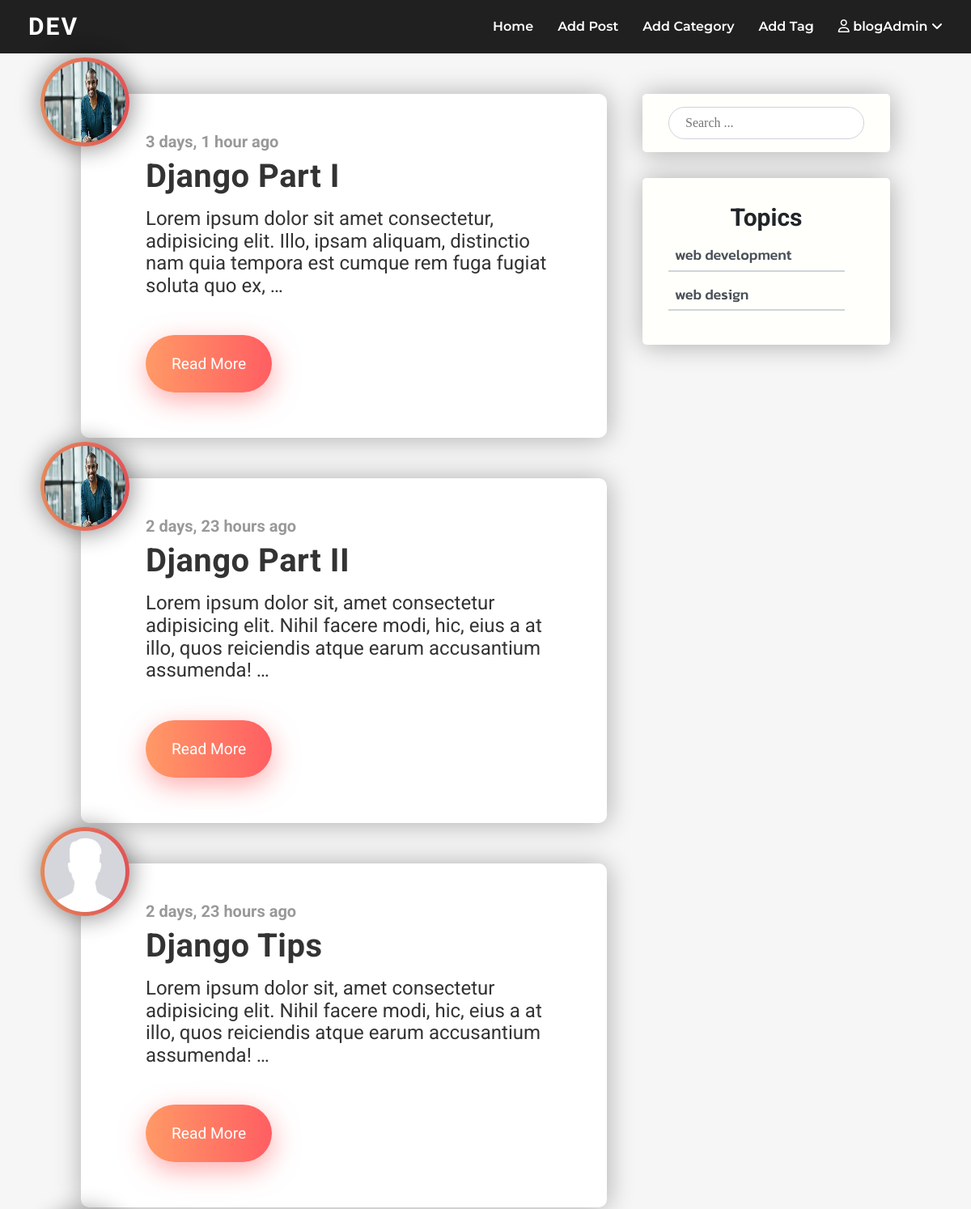
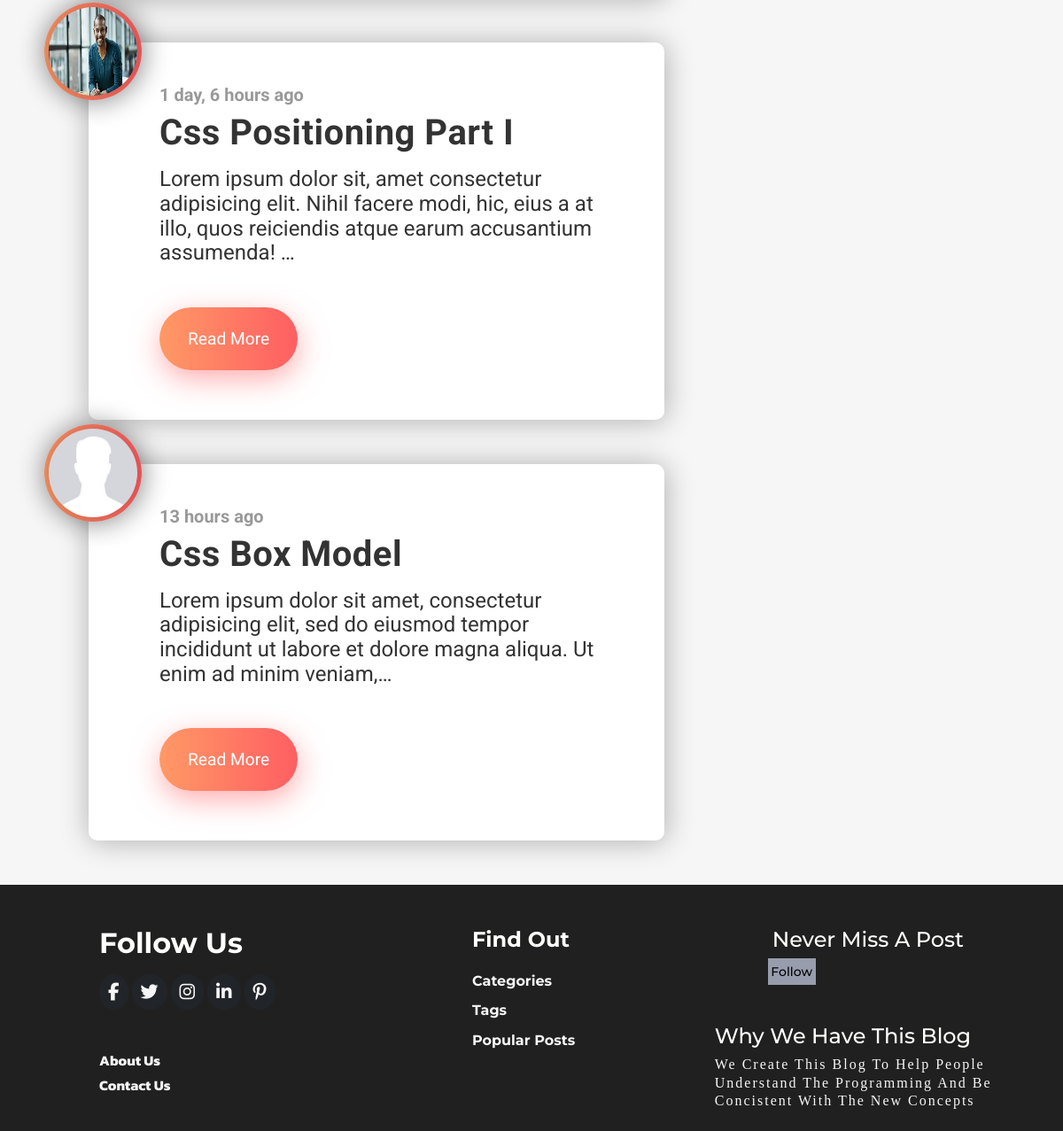
The page /posts/ (signed in) on the database its author committed (2 pictures, top to bottom).
### posts/models.py (models this page shows, shortened)
class Posts(models.Model):
    author= models.ForeignKey(User, on_delete=models.CASCADE, related_name="author")
    title= models.CharField(max_length=200)
    content= models.TextField()
    image= models.ImageField(upload_to='post_image/', null=True, blank=True)
    slug= models.SlugField(null=True, blank=True)
    tags= models.ManyToManyField('Tags')
    category= models.ForeignKey('Categories', on_delete=models.CASCADE)
    created_at= models.DateTimeField(default=timezone.now)
    updated_at= models.DateTimeField(default=timezone.now)
    likes= models.ManyToManyField(User, default=None, blank=True, related_name="likes")
    dislikes= models.ManyToManyField(User, default=None, blank=True, related_name="dislikes")
    favourites= models.ManyToManyField(User, blank=True, related_name="favourites")
    class Meta:
        verbose_name= "Article"
        verbose_name_plural= "Articles"

class Categories(models.Model):
    category_name= models.CharField(max_length=50)
    slug= models.SlugField(null=True, blank=True)
    class Meta:
        verbose_name= "Category"
        verbose_name_plural= "Categories"

### users/models.py (models this page shows, shortened)
class Profile(models.Model):
    GENDER_CHOICES= [
        ('MALE' , 'Male'),
        ('FEMALE' , 'Female'),
        ('OTHER' , 'Other'),
    ]
    user= models.OneToOneField(User, on_delete=models.CASCADE)
    avatar= models.ImageField(upload_to= 'user/', blank=True, null=True)
    bio= models.TextField(blank=True, null=True)
    location= models.CharField(max_length=120, blank=True, null=True)
    birthdate= models.DateField(blank=True, null=True)
    gender= models.CharField(max_length=120, choices=GENDER_CHOICES, blank=True, null=True)
    mobile= models.CharField(max_length=120, blank=True, null=True)
    age= models.IntegerField(blank=True, null=True)
    created_at= models.DateTimeField(default=timezone.now)
    updated_at= models.DateTimeField(default=timezone.now)
    class Meta:
        verbose_name= "Profile"
        verbose_name_plural= "Profiles"

### posts/views.py (the view)
# urls.py: path('', PostListingsView.as_view(), name="post_listings"),                      # Post Listings
class PostListingsView(LoginRequiredMixin, ListView):
    model = Posts
    template_name = "posts/post_listings.html"
    paginate_by = 6                    # each page must have 6 items.
    def get_context_data(self, **kwargs):
        context = super().get_context_data(**kwargs)
        context['articles'] = Posts.objects.all()
        context['categories'] = Categories.objects.all()
        return context

### project/templates/posts/post_listings.html (shortened to what this page needs)
{% extends 'base.html' %}
{% load static %}
{% load humanize %}
{% block content %}
<section class="post">
    <div class="content">
      {% for article in articles %}
        <div class="post-card">
            <div class="img">
                {% if article.author.profile.avatar %}
                <img src="{{ article.author.profile.avatar.url }}" alt="User Image">
                {% else %}
                <img src="{% static 'img/add-profile.jfif' %}" alt="User Image">
                {% endif %}
            </div>
            <div class="text">
                <h3 class="date">{{ article.created_at |naturaltime }}</h3>
                <h1 class="title">{{ article.title }}</h1>
                <p class="body">
                    {{ article.content |truncatechars:150 }}
                </p>
            </div>
            <a href="{% url 'posts:post_detail' article.slug %}" class="btn">Read More</a>
        </div>
        {% endfor %}
    </div>
    <div class="side-bar">
        <div class="search">
            <form action="{% url 'posts:search_results' %}" method="GET">
                <input class="text" type="text" name= "q" placeholder="Search ...">
            </form>
        </div>
        <div class="topics">
            <p>topics</p>
            <ul>
                {% for category in categories %}
                <li><a href="{% url 'posts:category' category.slug %}">{{ category.category_name }}</a></li>
                {% endfor %}
            </ul>
        </div>
    </div>
</section>
{% endblock %}

### project/templates/parts/nav.html (shortened to what this page needs)
<header>
    <div class="logo">
        <a href="{% url 'home' %}"><p>dev</p></a>
    </div>
    <ul class="nav_links">
        {% if user.is_authenticated %}
            <li><a href="{% url 'home' %}">Home</a></li>
            <li><a href="{% url 'posts:add_post' %}">Add Post</a></li>
            <li><a href="{% url 'posts:add_category' %}">Add Category</a></li>
            <li><a href="{% url 'posts:add_tag' %}">Add Tag</a></li>
            <li>
                <span>
                    <i class="far fa-user"></i> {{ user.username }} <i class="fas fa-angle-down icon"></i>
                </span>
            </li>
        {% else %}
          <li><a href="{% url 'user_login' %}">Login</a></li>
          <li><a href="{% url 'user_signup' %}">Signup</a></li>
        {% endif %}
    </ul>
</header>

### project/static/css/main.css (style rules this page uses)
* { padding: 0; margin: 0; box-sizing: border-box; }
body { background-color: #f6f6f6; }
header { height: 66px; background-color: #202020; display: flex; justify-content: space-between; align-items: center; padding: 10px 35px; }
header .logo a { text-decoration: none; }
header .logo a p { text-transform: uppercase; letter-spacing: 2px; color: #fff; font-size: 30px; font-weight: 700; font-family: 'Montserrat Alternates', sans-serif; }
header .nav_links { display: flex; }
header .nav_links li { position: relative; list-style-type: none; }
header .nav_links li span, header .nav_links li a { text-decoration: none; display: inline-block; margin-left: 30px; color: #fff; font-size: 16px; font-weight: 600; font-family: 'Montserrat', sans-serif; }
.icon { cursor: pointer; }
.post { position: relative; margin-top: 50px; margin-left: 100px; margin-right: 100px; display: flex; justify-content: space-between; }
.post .post-card { position: relative; max-width: 650px; background-color: #fff; padding: 3rem 4rem 5rem 5rem; border-radius: 10px; box-shadow: 1px 1px 2rem rgba(0, 0, 0, 0.3); margin-bottom: 50px; }
.post .post-card .img { height: 110px; width: 110px; border-radius: 100%; background: linear-gradient(90deg, #ff9966, #ff5e62); box-shadow: 1px 1px 2rem rgba(0, 0, 0, 0.3); position: absolute; left: -50px; top: 10px; transform: translateY(-50%); }
.post .post-card .img img { height: 100px; width: 100px; border-radius: 100%; position: relative; top: 50%; left: 50%; transform: translate(-50%, -50%); box-shadow: 1px 1px 2rem rgba(0, 0, 0, 0.3); }
.post .post-card .text .date { margin: 0 0 0.5rem 0; color: #999; font-size: 1.25rem; font-family: 'Roboto', sans-serif; }
.post .post-card .text .title { margin: 0 0 1rem 0; font-size: 2.5rem; letter-spacing: 0.5px; color: #333; font-family: 'Roboto', sans-serif; }
.post .post-card .text .body { margin: 0 0 4.5rem 0; font-size: 1.5rem; color: #333; font-family: 'Roboto', sans-serif; }
.post .post-card .btn { border: none; outline: none; background: linear-gradient(90deg, #ff9966, #ff5e62); padding: 1.5rem 2rem; border-radius: 50px; color: white; font-size: 1.2rem; box-shadow: 1px 10px 2rem rgba(255, 94, 98, 0.5); transition: all .2s ease-in; text-decoration: none; font-family: 'Roboto', sans-serif; }
.post .side-bar { position: relative; display: flex; flex-direction: column; margin-bottom: 100px; }
.post .side-bar .search { background-color: #fffffc; padding: 1rem 2rem; margin-bottom: 2rem; border-radius: 5px; box-shadow: 1px 1px 2rem rgba(0, 0, 0, 0.3); }
.post .side-bar .search form input { padding: 10px 20px; outline: none; border: 1px solid #ced4da; border-radius: 20px; }
.post .side-bar .topics { padding: 2rem; background-color: #fffffc; border-radius: 5px; box-shadow: 1px 1px 2rem rgba(0, 0, 0, 0.3); }
.post .side-bar .topics p { margin-bottom: 10px; text-transform: capitalize; font-size: 30px; font-weight: 700; font-family: 'Roboto', sans-serif; text-align: center; color: #212529; }
.post .side-bar .topics ul li { list-style-type: none; }
.post .side-bar .topics ul li a { display: inline-block; text-decoration: none; margin-bottom: 10px; border-bottom: 2px solid #ced4da; width: 90%; padding: 8px; font-size: 18px; font-weight: 500; font-family: 'Kanit', sans-serif; color: #495057; }

### rows shown on the page
Posts: author.profile.avatar (picture), created_at "3 days, 1 hour ago", title "Django Part I", content "Lorem ipsum dolor sit amet consectetur, adipisicing elit. Illo, ipsam aliquam, distinctio nam quia tempora est cumque rem fuga fugiat soluta quo ex, …"
Posts: author.profile.avatar (picture), created_at "2 days, 23 hours ago", title "Django Part II", content "Lorem ipsum dolor sit, amet consectetur adipisicing elit. Nihil facere modi, hic, eius a at illo, quos reiciendis atque earum accusantium assumenda! …"
Posts: created_at "2 days, 23 hours ago", title "Django Tips", content "Lorem ipsum dolor sit, amet consectetur adipisicing elit. Nihil facere modi, hic, eius a at illo, quos reiciendis atque earum accusantium assumenda! …"
Posts: author.profile.avatar (picture), created_at "1 day, 6 hours ago", title "Css Positioning Part I", content "Lorem ipsum dolor sit, amet consectetur adipisicing elit. Nihil facere modi, hic, eius a at illo, quos reiciendis atque earum accusantium assumenda! …"
Posts: created_at "13 hours ago", title "Css Box Model", content "Lorem ipsum dolor sit amet, consectetur adipisicing elit, sed do eiusmod tempor incididunt ut labore et dolore magna aliqua. Ut enim ad minim veniam,…"
Categories: category_name "web development"
Categories: category_name "web design"

### other values the page prints
{{ user.username }} "blogAdmin"
